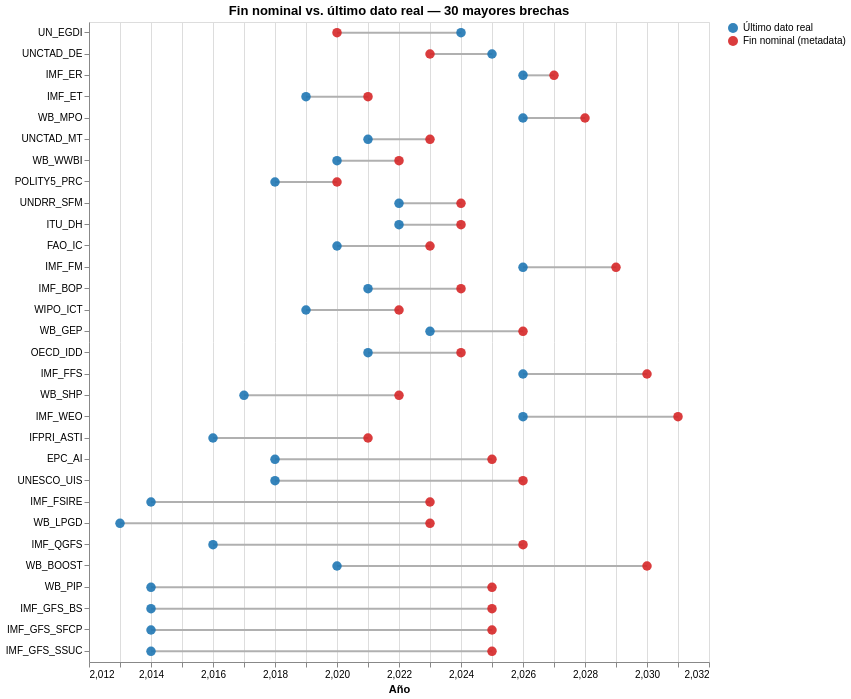

The notebook cell saved with this chart:
### Markdown cell above
## 2. Dumbbell: fin nominal vs. último dato real

**Pregunta:** ¿la metadata promete datos más recientes de los que realmente existen?  
**Codificación:** un par de puntos por base (fin nominal y último dato observado), unidos por una línea; se muestran las 30 bases con mayor brecha absoluta.  
**Fuente:** `data/derived/database_actual_freshness.csv`.

- `gap = nominal_end − actual_latest_year`.
- `gap > 0` → la metadata declara un fin posterior al último dato real (desactualización / proyección).
- `gap < 0` → hay datos más allá del fin declarado (metadata conservadora).

### Code cell
freshness = pd.read_csv(DERIVED / "database_actual_freshness.csv")
freshness["actual_year"] = freshness["actual_latest_year"].astype(str).str.extract(r"(\d{4})").astype(int)
freshness["nominal_year"] = freshness["nominal_end"].astype(str).str.extract(r"(\d{4})").astype(int)
freshness["gap"] = freshness["nominal_year"] - freshness["actual_year"]
freshness["estado"] = freshness["gap"].map(
    lambda g: "Metadata sobreestima" if g > 0 else ("Metadata subestima" if g < 0 else "Coincide")
)

print("Bases sondeadas:", len(freshness))
print(freshness["estado"].value_counts().to_string())
print("\nMayores brechas:")
print(
    freshness.reindex(freshness["gap"].abs().sort_values(ascending=False).index)
    .head(15)[["database_id", "actual_latest_period", "nominal_end", "gap", "estado"]]
    .to_string(index=False)
)

shown = freshness.reindex(freshness["gap"].abs().sort_values(ascending=False).index).head(30)
order = shown.sort_values("gap")["database_id"].tolist()

long = shown.melt(
    id_vars=["database_id", "gap", "estado"],
    value_vars=["actual_year", "nominal_year"],
    var_name="serie",
    value_name="year",
)
long["serie"] = long["serie"].map(
    {"actual_year": "Último dato real", "nominal_year": "Fin nominal (metadata)"}
)

rule = (
    alt.Chart(shown)
    .mark_rule(color="#b0b0b0", strokeWidth=2)
    .encode(
        y=alt.Y("database_id:N", sort=order, title=None),
        x=alt.X("actual_year:Q", title="Año", scale=alt.Scale(zero=False)),
        x2="nominal_year:Q",
    )
)

points = (
    alt.Chart(long)
    .mark_circle(size=90, opacity=0.9)
    .encode(
        y=alt.Y("database_id:N", sort=order, title=None),
        x=alt.X("year:Q", title="Año", scale=alt.Scale(zero=False)),
        color=alt.Color(
            "serie:N",
            title=None,
            scale=alt.Scale(
                domain=["Último dato real", "Fin nominal (metadata)"],
                range=["#1f77b4", "#d62728"],
            ),
        ),
        tooltip=[
            alt.Tooltip("database_id:N", title="Base"),
            alt.Tooltip("serie:N", title="Serie"),
            alt.Tooltip("year:Q", title="Año"),
            alt.Tooltip("gap:Q", title="Brecha (años)"),
            alt.Tooltip("estado:N", title="Estado"),
        ],
    )
)

(rule + points).properties(
    width=620, height=640, title="Fin nominal vs. último dato real — 30 mayores brechas"
)

### Figure 1 — Vega-Lite specification as saved in the notebook (floating-point values rounded to 4 significant figures)
{"config": {"view": {"continuousWidth": 300, "continuousHeight": 300}}, "layer": [{"data": {"name": "data-14e2cb6a9eb2c40ca20020f1dc106a27"}, "mark": {"type": "rule", "color": "#b0b0b0", "strokeWidth": 2}, "encoding": {"x": {"field": "actual_year", "scale": {"zero": false}, "title": "Año", "type": "quantitative"}, "x2": {"field": "nominal_year"}, "y": {"field": "database_id", "sort": ["UN_EGDI", "UNCTAD_DE", "IMF_ER", "IMF_ET", "WB_MPO", "UNCTAD_MT", "WB_WWBI", "POLITY5_PRC", "UNDRR_SFM", "ITU_DH", "FAO_IC", "IMF_FM", "IMF_BOP", "WIPO_ICT", "WB_GEP", "OECD_IDD", "IMF_FFS", "WB_SHP", "IMF_WEO", "IFPRI_ASTI", "EPC_AI", "UNESCO_UIS", "IMF_FSIRE", "WB_LPGD", "IMF_QGFS", "WB_BOOST", "WB_PIP", "IMF_GFS_BS", "IMF_GFS_SFCP", "IMF_GFS_SSUC"], "title": null, "type": "nominal"}}}, {"data": {"name": "data-18e65d43b5da311a17b64338620e857a"}, "mark": {"type": "circle", "opacity": 0.9, "size": 90}, "encoding": {"color": {"field": "serie", "scale": {"domain": ["Último dato real", "Fin nominal (metadata)"], "range": ["#1f77b4", "#d62728"]}, "title": null, "type": "nominal"}, "tooltip": [{"field": "database_id", "title": "Base", "type": "nominal"}, {"field": "serie", "title": "Serie", "type": "nominal"}, {"field": "year", "title": "Año", "type": "quantitative"}, {"field": "gap", "title": "Brecha (años)", "type": "quantitative"}, {"field": "estado", "title": "Estado", "type": "nominal"}], "x": {"field": "year", "scale": {"zero": false}, "title": "Año", "type": "quantitative"}, "y": {"field": "database_id", "sort": ["UN_EGDI", "UNCTAD_DE", "IMF_ER", "IMF_ET", "WB_MPO", "UNCTAD_MT", "WB_WWBI", "POLITY5_PRC", "UNDRR_SFM", "ITU_DH", "FAO_IC", "IMF_FM", "IMF_BOP", "WIPO_ICT", "WB_GEP", "OECD_IDD", "IMF_FFS", "WB_SHP", "IMF_WEO", "IFPRI_ASTI", "EPC_AI", "UNESCO_UIS", "IMF_FSIRE", "WB_LPGD", "IMF_QGFS", "WB_BOOST", "WB_PIP", "IMF_GFS_BS", "IMF_GFS_SFCP", "IMF_GFS_SSUC"], "title": null, "type": "nominal"}}}], "height": 640, "title": "Fin nominal vs. último dato real — 30 mayores brechas", "width": 620, "$schema": "https://vega.github.io/schema/vega-lite/v6.4.1.json", "datasets": {"data-14e2cb6a9eb2c40ca20020f1dc106a27": [{"database_id": "IMF_GFS_SSUC", "probe_indicator": "IMF_GFS_G11_TCB_CAB", "probe_country": "ATG", "actual_latest_period": "2014", "actual_latest_year": 2014, "nominal_end": "2025", "is_projection_year": false, "probes": 2, "actual_year": 2014, "nominal_year": 2025, "gap": 11, "estado": "Metadata sobreestima"}, {"database_id": "IMF_GFS_SFCP", "probe_indicator": "IMF_GFS_G32_A_T", "probe_country": "ATG", "actual_latest_period": "2014", "actual_latest_year": 2014, "nominal_end": "2025", "is_projection_year": false, "probes": 2, "actual_year": 2014, "nominal_year": 2025, "gap": 11, "estado": "Metadata sobreestima"}, {"database_id": "IMF_GFS_BS", "probe_indicator": "IMF_GFS_F12_FC_L_SP", "probe_country": "ATG", "actual_latest_period": "2014", "actual_latest_year": 2014, "nominal_end": "2025", "is_projection_year": false, "probes": 2, "actual_year": 2014, "nominal_year": 2025, "gap": 11, "estado": "Metadata sobreestima"}, {"database_id": "WB_PIP", "probe_indicator": "PV_PI_GINI", "probe_country": "NIC", "actual_latest_period": "2014", "actual_latest_year": 2014, "nominal_end": "2025", "is_projection_year": false, "probes": 2, "actual_year": 2014, "nominal_year": 2025, "gap": 11, "estado": "Metadata sobreestima"}, {"database_id": "WB_BOOST", "probe_indicator": "WB_BOOST_EXP_ECON_CAP_EXP", "probe_country": "AFG", "actual_latest_period": "2020", "actual_latest_year": 2020, "nominal_end": "2030", "is_projection_year": true, "probes": 2, "actual_year": 2020, "nominal_year": 2030, "gap": 10, "estado": "Metadata sobreestima"}, {"database_id": "IMF_QGFS", "probe_indicator": "IMF_GFS_CIO_CA_TCB_XDC", "probe_country": "ATG", "actual_latest_period": "2016-Q2", "actual_latest_year": 2016, "nominal_end": "2026-Q2", "is_projection_year": false, "probes": 2, "actual_year": 2016, "nominal_year": 2026, "gap": 10, "estado": "Metadata sobreestima"}, {"database_id": "WB_LPGD", "probe_indicator": "WB_LPGD_SE_LPV_POP", "probe_country": "AFG", "actual_latest_period": "2013", "actual_latest_year": 2013, "nominal_end": "2023", "is_projection_year": false, "probes": 2, "actual_year": 2013, "nominal_year": 2023, "gap": 10, "estado": "Metadata sobreestima"}, {"database_id": "IMF_FSIRE", "probe_indicator": "IMF_FSIRE_DA", "probe_country": "ARE", "actual_latest_period": "2014", "actual_latest_year": 2014, "nominal_end": "2023", "is_projection_year": false, "probes": 2, "actual_year": 2014, "nominal_year": 2023, "gap": 9, "estado": "Metadata sobreestima"}, {"database_id": "UNESCO_UIS", "probe_indicator": "ED_UIS_ETOIP_P", "probe_country": "ATG", "actual_latest_period": "2018", "actual_latest_year": 2018, "nominal_end": "2026", "is_projection_year": false, "probes": 2, "actual_year": 2018, "nominal_year": 2026, "gap": 8, "estado": "Metadata sobreestima"}, {"database_id": "EPC_AI", "probe_indicator": "EPC_AI_NUM_AI_MOD", "probe_country": "ARG", "actual_latest_period": "2018", "actual_latest_year": 2018, "nominal_end": "2025", "is_projection_year": false, "probes": 1, "actual_year": 2018, "nominal_year": 2025, "gap": 7, "estado": "Metadata sobreestima"}, {"database_id": "WB_SHP", "probe_indicator": "WB_SHP_MEANB40", "probe_country": "ALB", "actual_latest_period": "2017", "actual_latest_year": 2017, "nominal_end": "2022", "is_projection_year": false, "probes": 2, "actual_year": 2017, "nominal_year": 2022, "gap": 5, "estado": "Metadata sobreestima"}, {"database_id": "IMF_WEO", "probe_indicator": "IMF_WEO_GGR", "probe_country": "LBY", "actual_latest_period": "2026", "actual_latest_year": 2026, "nominal_end": "2031", "is_projection_year": true, "probes": 2, "actual_year": 2026, "nominal_year": 2031, "gap": 5, "estado": "Metadata sobreestima"}, {"database_id": "IFPRI_ASTI", "probe_indicator": "IFPRI_ASTI_RES", "probe_country": "MLI", "actual_latest_period": "2016", "actual_latest_year": 2016, "nominal_end": "2021", "is_projection_year": false, "probes": 2, "actual_year": 2016, "nominal_year": 2021, "gap": 5, "estado": "Metadata sobreestima"}, {"database_id": "IMF_FFS", "probe_indicator": "IMF_FFS_ECGFT", "probe_country": "AFG", "actual_latest_period": "2026", "actual_latest_year": 2026, "nominal_end": "2030", "is_projection_year": true, "probes": 2, "actual_year": 2026, "nominal_year": 2030, "gap": 4, "estado": "Metadata sobreestima"}, {"database_id": "UN_EGDI", "probe_indicator": "UN_EGDI_EGDI", "probe_country": "MLI", "actual_latest_period": "2024", "actual_latest_year": 2024, "nominal_end": "2020", "is_projection_year": false, "probes": 2, "actual_year": 2024, "nominal_year": 2020, "gap": -4, "estado": "Metadata subestima"}, {"database_id": "FAO_IC", "probe_indicator": "FAO_IC_23068", "probe_country": "AFG", "actual_latest_period": "2020", "actual_latest_year": 2020, "nominal_end": "2023", "is_projection_year": false, "probes": 1, "actual_year": 2020, "nominal_year": 2023, "gap": 3, "estado": "Metadata sobreestima"}, {"database_id": "OECD_IDD", "probe_indicator": "OECD_IDD_CAP_INC_METH2012", "probe_country": "FRA", "actual_latest_period": "2021", "actual_latest_year": 2021, "nominal_end": "2024", "is_projection_year": false, "probes": 2, "actual_year": 2021, "nominal_year": 2024, "gap": 3, "estado": "Metadata sobreestima"}, {"database_id": "IMF_FM", "probe_indicator": "IMF_FM_GGR_G01_GDP_PT", "probe_country": "AND", "actual_latest_period": "2026", "actual_latest_year": 2026, "nominal_end": "2029", "is_projection_year": true, "probes": 2, "actual_year": 2026, "nominal_year": 2029, "gap": 3, "estado": "Metadata sobreestima"}, {"database_id": "IMF_BOP", "probe_indicator": "IMF_BOP_BACK_BP6", "probe_country": "AFG", "actual_latest_period": "2021-Q1", "actual_latest_year": 2021, "nominal_end": "2024-Q3", "is_projection_year": false, "probes": 2, "actual_year": 2021, "nominal_year": 2024, "gap": 3, "estado": "Metadata sobreestima"}, {"database_id": "WIPO_ICT", "probe_indicator": "WIPO_ICT_PAT_PUB_COMPTEC", "probe_country": "AFG", "actual_latest_period": "2019", "actual_latest_year": 2019, "nominal_end": "2022", "is_projection_year": false, "probes": 2, "actual_year": 2019, "nominal_year": 2022, "gap": 3, "estado": "Metadata sobreestima"}, {"database_id": "WB_GEP", "probe_indicator": "WB_GEP_NYGDPMKTPKDZ", "probe_country": "AFG", "actual_latest_period": "2023", "actual_latest_year": 2023, "nominal_end": "2026", "is_projection_year": false, "probes": 1, "actual_year": 2023, "nominal_year": 2026, "gap": 3, "estado": "Metadata sobreestima"}, {"database_id": "UNCTAD_DE", "probe_indicator": "UNCTAD_DE_DIG_SERVTRADE_ANN_EXP", "probe_country": "AFG", "actual_latest_period": "2025", "actual_latest_year": 2025, "nominal_end": "2023", "is_projection_year": false, "probes": 2, "actual_year": 2025, "nominal_year": 2023, "gap": -2, "estado": "Metadata subestima"}, {"database_id": "UNCTAD_MT", "probe_indicator": "UNCTAD_MT_TRANSPORT_EXPORTS", "probe_country": "AFG", "actual_latest_period": "2021", "actual_latest_year": 2021, "nominal_end": "2023", "is_projection_year": false, "probes": 2, "actual_year": 2021, "nominal_year": 2023, "gap": 2, "estado": "Metadata sobreestima"}, {"database_id": "WB_MPO", "probe_indicator": "NYGDPMKTP", "probe_country": "KHM", "actual_latest_period": "2026", "actual_latest_year": 2026, "nominal_end": "2028", "is_projection_year": true, "probes": 2, "actual_year": 2026, "nominal_year": 2028, "gap": 2, "estado": "Metadata sobreestima"}, {"database_id": "UNDRR_SFM", "probe_indicator": "UNDRR_SFM_A1", "probe_country": "AGO", "actual_latest_period": "2022", "actual_latest_year": 2022, "nominal_end": "2024", "is_projection_year": false, "probes": 2, "actual_year": 2022, "nominal_year": 2024, "gap": 2, "estado": "Metadata sobreestima"}, {"database_id": "ITU_DH", "probe_indicator": "IT_CEL_SETS", "probe_country": "ABW", "actual_latest_period": "2022", "actual_latest_year": 2022, "nominal_end": "2024", "is_projection_year": false, "probes": 2, "actual_year": 2022, "nominal_year": 2024, "gap": 2, "estado": "Metadata sobreestima"}, {"database_id": "WB_WWBI", "probe_indicator": "WB_WWBI_BI_WAG_TOTL_GD_ZS", "probe_country": "AFG", "actual_latest_period": "2020", "actual_latest_year": 2020, "nominal_end": "2022", "is_projection_year": false, "probes": 2, "actual_year": 2020, "nominal_year": 2022, "gap": 2, "estado": "Metadata sobreestima"}, {"database_id": "POLITY5_PRC", "probe_indicator": "POLITY5_PRC_AUTOC", "probe_country": "AFG", "actual_latest_period": "2018", "actual_latest_year": 2018, "nominal_end": "2020", "is_projection_year": false, "probes": 2, "actual_year": 2018, "nominal_year": 2020, "gap": 2, "estado": "Metadata sobreestima"}, {"database_id": "IMF_ET", "probe_indicator": "IMF_ET_ECGTE", "probe_country": "ALB", "actual_latest_period": "2019", "actual_latest_year": 2019, "nominal_end": "2021", "is_projection_year": false, "probes": 2, "actual_year": 2019, "nominal_year": 2021, "gap": 2, "estado": "Metadata sobreestima"}, {"database_id": "IMF_ER", "probe_indicator": "EX_USD_XDC", "probe_country": "ATG", "actual_latest_period": "2026-Q3", "actual_latest_year": 2026, "nominal_end": "2027-Q1", "is_projection_year": true, "probes": 2, "actual_year": 2026, "nominal_year": 2027, "gap": 1, "estado": "Metadata sobreestima"}], "data-18e65d43b5da311a17b64338620e857a": [{"database_id": "IMF_GFS_SSUC", "gap": 11, "estado": "Metadata sobreestima", "serie": "Último dato real", "year": 2014}, {"database_id": "IMF_GFS_SFCP", "gap": 11, "estado": "Metadata sobreestima", "serie": "Último dato real", "year": 2014}, {"database_id": "IMF_GFS_BS", "gap": 11, "estado": "Metadata sobreestima", "serie": "Último dato real", "year": 2014}, {"database_id": "WB_PIP", "gap": 11, "estado": "Metadata sobreestima", "serie": "Último dato real", "year": 2014}, {"database_id": "WB_BOOST", "gap": 10, "estado": "Metadata sobreestima", "serie": "Último dato real", "year": 2020}, {"database_id": "IMF_QGFS", "gap": 10, "estado": "Metadata sobreestima", "serie": "Último dato real", "year": 2016}, {"database_id": "WB_LPGD", "gap": 10, "estado": "Metadata sobreestima", "serie": "Último dato real", "year": 2013}, {"database_id": "IMF_FSIRE", "gap": 9, "estado": "Metadata sobreestima", "serie": "Último dato real", "year": 2014}, {"database_id": "UNESCO_UIS", "gap": 8, "estado": "Metadata sobreestima", "serie": "Último dato real", "year": 2018}, {"database_id": "EPC_AI", "gap": 7, "estado": "Metadata sobreestima", "serie": "Último dato real", "year": 2018}, {"database_id": "WB_SHP", "gap": 5, "estado": "Metadata sobreestima", "serie": "Último dato real", "year": 2017}, {"database_id": "IMF_WEO", "gap": 5, "estado": "Metadata sobreestima", "serie": "Último dato real", "year": 2026}, {"database_id": "IFPRI_ASTI", "gap": 5, "estado": "Metadata sobreestima", "serie": "Último dato real", "year": 2016}, {"database_id": "IMF_FFS", "gap": 4, "estado": "Metadata sobreestima", "serie": "Último dato real", "year": 2026}, {"database_id": "UN_EGDI", "gap": -4, "estado": "Metadata subestima", "serie": "Último dato real", "year": 2024}, {"database_id": "FAO_IC", "gap": 3, "estado": "Metadata sobreestima", "serie": "Último dato real", "year": 2020}, {"database_id": "OECD_IDD", "gap": 3, "estado": "Metadata sobreestima", "serie": "Último dato real", "year": 2021}, {"database_id": "IMF_FM", "gap": 3, "estado": "Metadata sobreestima", "serie": "Último dato real", "year": 2026}, {"database_id": "IMF_BOP", "gap": 3, "estado": "Metadata sobreestima", "serie": "Último dato real", "year": 2021}, {"database_id": "WIPO_ICT", "gap": 3, "estado": "Metadata sobreestima", "serie": "Último dato real", "year": 2019}, {"database_id": "WB_GEP", "gap": 3, "estado": "Metadata sobreestima", "serie": "Último dato real", "year": 2023}, {"database_id": "UNCTAD_DE", "gap": -2, "estado": "Metadata subestima", "serie": "Último dato real", "year": 2025}, {"database_id": "UNCTAD_MT", "gap": 2, "estado": "Metadata sobreestima", "serie": "Último dato real", "year": 2021}, {"database_id": "WB_MPO", "gap": 2, "estado": "Metadata sobreestima", "serie": "Último dato real", "year": 2026}, {"database_id": "UNDRR_SFM", "gap": 2, "estado": "Metadata sobreestima", "serie": "Último dato real", "year": 2022}, {"database_id": "ITU_DH", "gap": 2, "estado": "Metadata sobreestima", "serie": "Último dato real", "year": 2022}, {"database_id": "WB_WWBI", "gap": 2, "estado": "Metadata sobreestima", "serie": "Último dato real", "year": 2020}, {"database_id": "POLITY5_PRC", "gap": 2, "estado": "Metadata sobreestima", "serie": "Último dato real", "year": 2018}, {"database_id": "IMF_ET", "gap": 2, "estado": "Metadata sobreestima", "serie": "Último dato real", "year": 2019}, {"database_id": "IMF_ER", "gap": 1, "estado": "Metadata sobreestima", "serie": "Último dato real", "year": 2026}, {"database_id": "IMF_GFS_SSUC", "gap": 11, "estado": "Metadata sobreestima", "serie": "Fin nominal (metadata)", "year": 2025}, {"database_id": "IMF_GFS_SFCP", "gap": 11, "estado": "Metadata sobreestima", "serie": "Fin nominal (metadata)", "year": 2025}, {"database_id": "IMF_GFS_BS", "gap": 11, "estado": "Metadata sobreestima", "serie": "Fin nominal (metadata)", "year": 2025}, {"database_id": "WB_PIP", "gap": 11, "estado": "Metadata sobreestima", "serie": "Fin nominal (metadata)", "year": 2025}, {"database_id": "WB_BOOST", "gap": 10, "estado": "Metadata sobreestima", "serie": "Fin nominal (metadata)", "year": 2030}, {"database_id": "IMF_QGFS", "gap": 10, "estado": "Metadata sobreestima", "serie": "Fin nominal (metadata)", "year": 2026}, {"database_id": "WB_LPGD", "gap": 10, "estado": "Metadata sobreestima", "serie": "Fin nominal (metadata)", "year": 2023}, {"database_id": "IMF_FSIRE", "gap": 9, "estado": "Metadata sobreestima", "serie": "Fin nominal (metadata)", "year": 2023}, {"database_id": "UNESCO_UIS", "gap": 8, "estado": "Metadata sobreestima", "serie": "Fin nominal (metadata)", "year": 2026}, {"database_id": "EPC_AI", "gap": 7, "estado": "Metadata sobreestima", "serie": "Fin nominal (metadata)", "year": 2025}, {"database_id": "WB_SHP", "gap": 5, "estado": "Metadata sobreestima", "serie": "Fin nominal (metadata)", "year": 2022}, {"database_id": "IMF_WEO", "gap": 5, "estado": "Metadata sobreestima", "serie": "Fin nominal (metadata)", "year": 2031}, {"database_id": "IFPRI_ASTI", "gap": 5, "estado": "Metadata sobreestima", "serie": "Fin nominal (metadata)", "year": 2021}, {"database_id": "IMF_FFS", "gap": 4, "estado": "Metadata sobreestima", "serie": "Fin nominal (metadata)", "year": 2030}, {"database_id": "UN_EGDI", "gap": -4, "estado": "Metadata subestima", "serie": "Fin nominal (metadata)", "year": 2020}, {"database_id": "FAO_IC", "gap": 3, "estado": "Metadata sobreestima", "serie": "Fin nominal (metadata)", "year": 2023}, {"database_id": "OECD_IDD", "gap": 3, "estado": "Metadata sobreestima", "serie": "Fin nominal (metadata)", "year": 2024}, {"database_id": "IMF_FM", "gap": 3, "estado": "Metadata sobreestima", "serie": "Fin nominal (metadata)", "year": 2029}, {"database_id": "IMF_BOP", "gap": 3, "estado": "Metadata sobreestima", "serie": "Fin nominal (metadata)", "year": 2024}, {"database_id": "WIPO_ICT", "gap": 3, "estado": "Metadata sobreestima", "serie": "Fin nominal (metadata)", "year": 2022}, {"database_id": "WB_GEP", "gap": 3, "estado": "Metadata sobreestima", "serie": "Fin nominal (metadata)", "year": 2026}, {"database_id": "UNCTAD_DE", "gap": -2, "estado": "Metadata subestima", "serie": "Fin nominal (metadata)", "year": 2023}, {"database_id": "UNCTAD_MT", "gap": 2, "estado": "Metadata sobreestima", "serie": "Fin nominal (metadata)", "year": 2023}, {"database_id": "WB_MPO", "gap": 2, "estado": "Metadata sobreestima", "serie": "Fin nominal (metadata)", "year": 2028}, {"database_id": "UNDRR_SFM", "gap": 2, "estado": "Metadata sobreestima", "serie": "Fin nominal (metadata)", "year": 2024}, {"database_id": "ITU_DH", "gap": 2, "estado": "Metadata sobreestima", "serie": "Fin nominal (metadata)", "year": 2024}, {"database_id": "WB_WWBI", "gap": 2, "estado": "Metadata sobreestima", "serie": "Fin nominal (metadata)", "year": 2022}, {"database_id": "POLITY5_PRC", "gap": 2, "estado": "Metadata sobreestima", "serie": "Fin nominal (metadata)", "year": 2020}, {"database_id": "IMF_ET", "gap": 2, "estado": "Metadata sobreestima", "serie": "Fin nominal (metadata)", "year": 2021}, {"database_id": "IMF_ER", "gap": 1, "estado": "Metadata sobreestima", "serie": "Fin nominal (metadata)", "year": 2027}]}}
